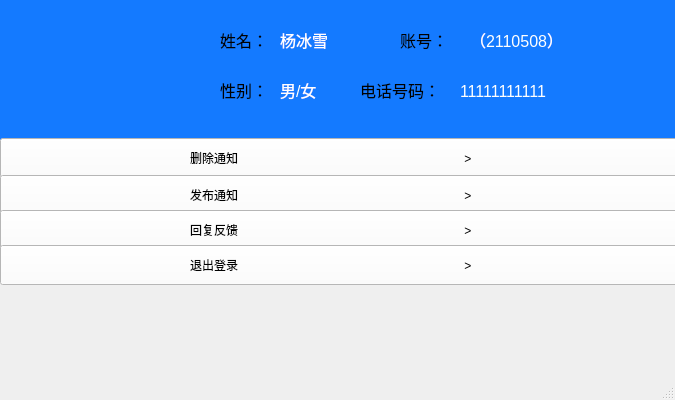
<?xml version="1.0" encoding="UTF-8"?>
<ui version="4.0">
 <class>admin_MainWindow</class>
 <widget class="QMainWindow" name="admin_MainWindow">
  <property name="geometry">
   <rect>
    <x>0</x>
    <y>0</y>
    <width>675</width>
    <height>400</height>
   </rect>
  </property>
  <property name="minimumSize">
   <size>
    <width>675</width>
    <height>400</height>
   </size>
  </property>
  <property name="maximumSize">
   <size>
    <width>675</width>
    <height>401</height>
   </size>
  </property>
  <property name="windowTitle">
   <string>MainWindow</string>
  </property>
  <widget class="QWidget" name="centralwidget">
   <widget class="QWidget" name="widget_3" native="true">
    <property name="geometry">
     <rect>
      <x>0</x>
      <y>0</y>
      <width>675</width>
      <height>140</height>
     </rect>
    </property>
    <property name="styleSheet">
     <string notr="true">background-color: rgb(20, 122, 255);</string>
    </property>
    <widget class="QWidget" name="widget_2" native="true">
     <property name="geometry">
      <rect>
       <x>59</x>
       <y>20</y>
       <width>121</width>
       <height>100</height>
      </rect>
     </property>
     <property name="styleSheet">
      <string notr="true">image: url(:/qt pic/icon_pic.png);</string>
     </property>
    </widget>
    <widget class="QLabel" name="label2">
     <property name="geometry">
      <rect>
       <x>470</x>
       <y>30</y>
       <width>151</width>
       <height>20</height>
      </rect>
     </property>
     <property name="font">
      <font>
       <family>Arial</family>
       <pointsize>12</pointsize>
       <weight>50</weight>
       <bold>false</bold>
      </font>
     </property>
     <property name="styleSheet">
      <string notr="true">color: rgb(255, 255, 255);</string>
     </property>
     <property name="text">
      <string>（2110508）</string>
     </property>
    </widget>
    <widget class="QLabel" name="label1">
     <property name="geometry">
      <rect>
       <x>280</x>
       <y>30</y>
       <width>72</width>
       <height>20</height>
      </rect>
     </property>
     <property name="font">
      <font>
       <family>Arial</family>
       <pointsize>12</pointsize>
       <weight>50</weight>
       <bold>false</bold>
      </font>
     </property>
     <property name="styleSheet">
      <string notr="true">color: rgb(255, 255, 255);</string>
     </property>
     <property name="text">
      <string>杨冰雪</string>
     </property>
    </widget>
    <widget class="QLabel" name="label3">
     <property name="geometry">
      <rect>
       <x>400</x>
       <y>30</y>
       <width>55</width>
       <height>20</height>
      </rect>
     </property>
     <property name="font">
      <font>
       <family>Arial</family>
       <pointsize>12</pointsize>
      </font>
     </property>
     <property name="text">
      <string>账号：</string>
     </property>
    </widget>
    <widget class="QLabel" name="label4">
     <property name="geometry">
      <rect>
       <x>220</x>
       <y>30</y>
       <width>60</width>
       <height>20</height>
      </rect>
     </property>
     <property name="font">
      <font>
       <family>Arial</family>
       <pointsize>12</pointsize>
      </font>
     </property>
     <property name="text">
      <string>姓名：</string>
     </property>
    </widget>
    <widget class="QLabel" name="label5">
     <property name="geometry">
      <rect>
       <x>220</x>
       <y>80</y>
       <width>60</width>
       <height>20</height>
      </rect>
     </property>
     <property name="font">
      <font>
       <family>Arial</family>
       <pointsize>12</pointsize>
      </font>
     </property>
     <property name="text">
      <string>性别：</string>
     </property>
    </widget>
    <widget class="QLabel" name="label6">
     <property name="geometry">
      <rect>
       <x>280</x>
       <y>80</y>
       <width>72</width>
       <height>20</height>
      </rect>
     </property>
     <property name="font">
      <font>
       <family>Arial</family>
       <pointsize>12</pointsize>
      </font>
     </property>
     <property name="styleSheet">
      <string notr="true">color: rgb(255, 255, 255);</string>
     </property>
     <property name="text">
      <string>男/女</string>
     </property>
    </widget>
    <widget class="QLabel" name="label">
     <property name="geometry">
      <rect>
       <x>360</x>
       <y>80</y>
       <width>91</width>
       <height>20</height>
      </rect>
     </property>
     <property name="font">
      <font>
       <family>Arial</family>
       <pointsize>12</pointsize>
      </font>
     </property>
     <property name="text">
      <string>电话号码：</string>
     </property>
    </widget>
    <widget class="QLabel" name="label_2">
     <property name="geometry">
      <rect>
       <x>460</x>
       <y>83</y>
       <width>141</width>
       <height>16</height>
      </rect>
     </property>
     <property name="font">
      <font>
       <family>Arial</family>
       <pointsize>12</pointsize>
      </font>
     </property>
     <property name="styleSheet">
      <string notr="true">color: rgb(255, 255, 255);</string>
     </property>
     <property name="text">
      <string>11111111111</string>
     </property>
    </widget>
   </widget>
   <widget class="QPushButton" name="pushButton_5">
    <property name="geometry">
     <rect>
      <x>0</x>
      <y>138</y>
      <width>678</width>
      <height>40</height>
     </rect>
    </property>
    <property name="styleSheet">
     <string notr="true">background-color: rgb(255, 255, 255);</string>
    </property>
    <property name="text">
     <string>删除通知                                                                    &gt;     </string>
    </property>
   </widget>
   <widget class="QPushButton" name="pushButton_6">
    <property name="geometry">
     <rect>
      <x>0</x>
      <y>175</y>
      <width>678</width>
      <height>40</height>
     </rect>
    </property>
    <property name="styleSheet">
     <string notr="true">background-color: rgb(255, 255, 255);</string>
    </property>
    <property name="text">
     <string>发布通知                                                                    &gt;     </string>
    </property>
   </widget>
   <widget class="QPushButton" name="pushButton_7">
    <property name="geometry">
     <rect>
      <x>0</x>
      <y>245</y>
      <width>678</width>
      <height>40</height>
     </rect>
    </property>
    <property name="styleSheet">
     <string notr="true">background-color: rgb(255, 255, 255);</string>
    </property>
    <property name="text">
     <string>退出登录                                                                    &gt;     </string>
    </property>
   </widget>
   <widget class="QPushButton" name="pushButton_8">
    <property name="geometry">
     <rect>
      <x>0</x>
      <y>210</y>
      <width>678</width>
      <height>40</height>
     </rect>
    </property>
    <property name="styleSheet">
     <string notr="true">background-color: rgb(255, 255, 255);</string>
    </property>
    <property name="text">
     <string>回复反馈                                                                    &gt;     </string>
    </property>
   </widget>
   <zorder>widget_3</zorder>
   <zorder>pushButton_5</zorder>
   <zorder>pushButton_6</zorder>
   <zorder>pushButton_8</zorder>
   <zorder>pushButton_7</zorder>
  </widget>
  <widget class="QMenuBar" name="menubar">
   <property name="geometry">
    <rect>
     <x>0</x>
     <y>0</y>
     <width>675</width>
     <height>26</height>
    </rect>
   </property>
  </widget>
  <widget class="QStatusBar" name="statusbar"/>
 </widget>
 <resources/>
 <connections/>
</ui>
